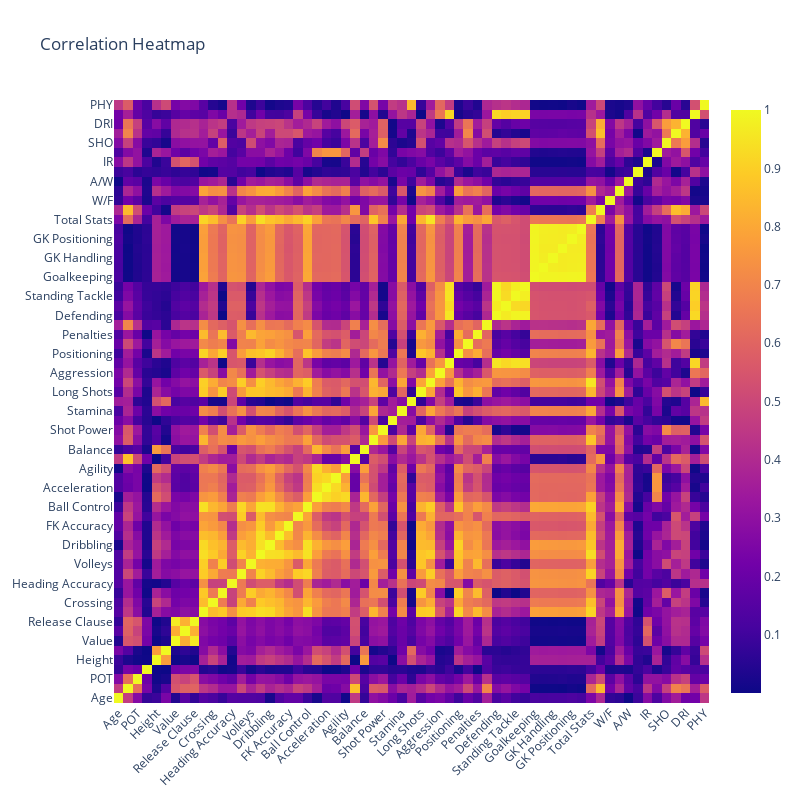

This figure's notebook cell:
### Code cell
df_heatmap = df.select_dtypes(include=['number']).drop('ID', axis=1)

corr_matrix = df_heatmap.corr().abs()


heatmap = go.Heatmap(
    z=corr_matrix.values,
    x=corr_matrix.columns,
    y=corr_matrix.columns,
    hovertext=corr_matrix.values,  
    hoverinfo= 'all',  
    colorscale=px.colors.sequential.Plasma
)

layout = go.Layout(
    title='Correlation Heatmap',
    xaxis=dict(tickangle=-45),
    width=800, 
    height=800  
)

fig = go.Figure(data=[heatmap], layout=layout)

fig.show()

### Figure 1 — Plotly figure (JSON) as saved in the notebook; plotly's stock layout.template omitted (floating-point values rounded to 4 significant figures; data arrays with more than 128 entries replaced by an {"elided": "..."} marker saying what was removed)
{"data": [{"colorscale": [[0, "#0d0887"], [0.1111, "#46039f"], [0.2222, "#7201a8"], [0.3333, "#9c179e"], [0.4444, "#bd3786"], [0.5556, "#d8576b"], [0.6667, "#ed7953"], [0.7778, "#fb9f3a"], [0.8889, "#fdca26"], [1, "#f0f921"]], "hoverinfo": "all", "hovertext": {"elided": "63x63 float values"}, "type": "heatmap", "x": ["Age", "↓OVA", "POT", "Contract", "Height", "Weight", "Value", "Wage", "Release Clause", "Attacking", "Crossing", "Finishing", "Heading Accuracy", "Short Passing", "Volleys", "Skill", "Dribbling", "Curve", "FK Accuracy", "Long Passing", "Ball Control", "Movement", "Acceleration", "Sprint Speed", "Agility", "Reactions", "Balance", "Power", "Shot Power", "Jumping", "Stamina", "Strength", "Long Shots", "Mentality", "Aggression", "Interceptions", "Positioning", "Vision", "Penalties", "Composure", "Defending", "Marking", "Standing Tackle", "Sliding Tackle", "Goalkeeping", "GK Diving", "GK Handling", "GK Kicking", "GK Positioning", "GK Reflexes", "Total Stats", "Base Stats", "W/F", "SM", "A/W", "D/W", "IR", "PAC", "SHO", "PAS", "DRI", "DEF", "PHY"], "y": ["Age", "↓OVA", "POT", "Contract", "Height", "Weight", "Value", "Wage", "Release Clause", "Attacking", "Crossing", "Finishing", "Heading Accuracy", "Short Passing", "Volleys", "Skill", "Dribbling", "Curve", "FK Accuracy", "Long Passing", "Ball Control", "Movement", "Acceleration", "Sprint Speed", "Agility", "Reactions", "Balance", "Power", "Shot Power", "Jumping", "Stamina", "Strength", "Long Shots", "Mentality", "Aggression", "Interceptions", "Positioning", "Vision", "Penalties", "Composure", "Defending", "Marking", "Standing Tackle", "Sliding Tackle", "Goalkeeping", "GK Diving", "GK Handling", "GK Kicking", "GK Positioning", "GK Reflexes", "Total Stats", "Base Stats", "W/F", "SM", "A/W", "D/W", "IR", "PAC", "SHO", "PAS", "DRI", "DEF", "PHY"], "z": {"elided": "63x63 float values"}}], "layout": {"height": 800, "title": {"text": "Correlation Heatmap"}, "width": 800, "xaxis": {"tickangle": -45}}}
